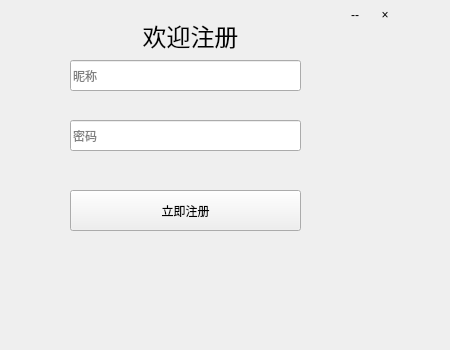
<?xml version="1.0" encoding="UTF-8"?>
<ui version="4.0">
 <class>RegisterWidget</class>
 <widget class="QWidget" name="RegisterWidget">
  <property name="geometry">
   <rect>
    <x>0</x>
    <y>0</y>
    <width>450</width>
    <height>350</height>
   </rect>
  </property>
  <property name="minimumSize">
   <size>
    <width>450</width>
    <height>350</height>
   </size>
  </property>
  <property name="maximumSize">
   <size>
    <width>450</width>
    <height>350</height>
   </size>
  </property>
  <property name="windowTitle">
   <string>Form</string>
  </property>
  <widget class="QStackedWidget" name="stackedWidget">
   <property name="geometry">
    <rect>
     <x>0</x>
     <y>0</y>
     <width>401</width>
     <height>301</height>
    </rect>
   </property>
   <property name="currentIndex">
    <number>0</number>
   </property>
   <widget class="QWidget" name="page">
    <widget class="QLabel" name="label">
     <property name="geometry">
      <rect>
       <x>110</x>
       <y>20</y>
       <width>161</width>
       <height>31</height>
      </rect>
     </property>
     <property name="font">
      <font>
       <family>Agency FB</family>
       <pointsize>18</pointsize>
      </font>
     </property>
     <property name="text">
      <string>欢迎注册</string>
     </property>
     <property name="alignment">
      <set>Qt::AlignCenter</set>
     </property>
    </widget>
    <widget class="QLineEdit" name="lineEditName">
     <property name="geometry">
      <rect>
       <x>70</x>
       <y>60</y>
       <width>231</width>
       <height>31</height>
      </rect>
     </property>
     <property name="placeholderText">
      <string>昵称</string>
     </property>
    </widget>
    <widget class="QLineEdit" name="lineEditPassword">
     <property name="geometry">
      <rect>
       <x>70</x>
       <y>120</y>
       <width>231</width>
       <height>31</height>
      </rect>
     </property>
     <property name="echoMode">
      <enum>QLineEdit::Password</enum>
     </property>
     <property name="placeholderText">
      <string>密码</string>
     </property>
    </widget>
    <widget class="QPushButton" name="pushButton">
     <property name="geometry">
      <rect>
       <x>70</x>
       <y>190</y>
       <width>231</width>
       <height>41</height>
      </rect>
     </property>
     <property name="text">
      <string>立即注册</string>
     </property>
    </widget>
    <widget class="QToolButton" name="toolButton">
     <property name="geometry">
      <rect>
       <x>340</x>
       <y>0</y>
       <width>30</width>
       <height>30</height>
      </rect>
     </property>
     <property name="minimumSize">
      <size>
       <width>30</width>
       <height>30</height>
      </size>
     </property>
     <property name="maximumSize">
      <size>
       <width>30</width>
       <height>30</height>
      </size>
     </property>
     <property name="text">
      <string>--</string>
     </property>
     <property name="autoRaise">
      <bool>true</bool>
     </property>
    </widget>
    <widget class="QToolButton" name="toolButton_2">
     <property name="geometry">
      <rect>
       <x>370</x>
       <y>0</y>
       <width>30</width>
       <height>30</height>
      </rect>
     </property>
     <property name="minimumSize">
      <size>
       <width>30</width>
       <height>30</height>
      </size>
     </property>
     <property name="maximumSize">
      <size>
       <width>30</width>
       <height>30</height>
      </size>
     </property>
     <property name="text">
      <string>×</string>
     </property>
     <property name="autoRaise">
      <bool>true</bool>
     </property>
    </widget>
   </widget>
   <widget class="QWidget" name="page_2">
    <widget class="QLabel" name="label_2">
     <property name="geometry">
      <rect>
       <x>160</x>
       <y>30</y>
       <width>80</width>
       <height>80</height>
      </rect>
     </property>
     <property name="minimumSize">
      <size>
       <width>80</width>
       <height>80</height>
      </size>
     </property>
     <property name="maximumSize">
      <size>
       <width>80</width>
       <height>80</height>
      </size>
     </property>
     <property name="text">
      <string/>
     </property>
     <property name="pixmap">
      <pixmap resource="image.qrc">:/C:/Users/ASUS/Pictures/ImageMaterials/rokk.png</pixmap>
     </property>
    </widget>
    <widget class="QLabel" name="label_3">
     <property name="geometry">
      <rect>
       <x>140</x>
       <y>170</y>
       <width>121</width>
       <height>20</height>
      </rect>
     </property>
     <property name="font">
      <font>
       <family>微软雅黑</family>
       <pointsize>10</pointsize>
      </font>
     </property>
     <property name="text">
      <string>13213533213</string>
     </property>
     <property name="alignment">
      <set>Qt::AlignCenter</set>
     </property>
    </widget>
    <widget class="QLabel" name="label_4">
     <property name="geometry">
      <rect>
       <x>140</x>
       <y>130</y>
       <width>121</width>
       <height>20</height>
      </rect>
     </property>
     <property name="font">
      <font>
       <family>Agency FB</family>
       <pointsize>16</pointsize>
      </font>
     </property>
     <property name="text">
      <string>注册成功</string>
     </property>
     <property name="alignment">
      <set>Qt::AlignCenter</set>
     </property>
    </widget>
    <widget class="QPushButton" name="pushButton_2">
     <property name="geometry">
      <rect>
       <x>110</x>
       <y>220</y>
       <width>181</width>
       <height>31</height>
      </rect>
     </property>
     <property name="text">
      <string>立即登录</string>
     </property>
    </widget>
    <widget class="QToolButton" name="toolButton_3">
     <property name="geometry">
      <rect>
       <x>370</x>
       <y>0</y>
       <width>30</width>
       <height>30</height>
      </rect>
     </property>
     <property name="minimumSize">
      <size>
       <width>30</width>
       <height>30</height>
      </size>
     </property>
     <property name="maximumSize">
      <size>
       <width>30</width>
       <height>30</height>
      </size>
     </property>
     <property name="text">
      <string>×</string>
     </property>
     <property name="autoRaise">
      <bool>true</bool>
     </property>
    </widget>
    <widget class="QToolButton" name="toolButton_4">
     <property name="geometry">
      <rect>
       <x>340</x>
       <y>0</y>
       <width>30</width>
       <height>30</height>
      </rect>
     </property>
     <property name="minimumSize">
      <size>
       <width>30</width>
       <height>30</height>
      </size>
     </property>
     <property name="maximumSize">
      <size>
       <width>30</width>
       <height>30</height>
      </size>
     </property>
     <property name="text">
      <string>--</string>
     </property>
     <property name="autoRaise">
      <bool>true</bool>
     </property>
    </widget>
   </widget>
  </widget>
 </widget>
 <resources>
  <include location="image.qrc"/>
 </resources>
 <connections/>
</ui>
